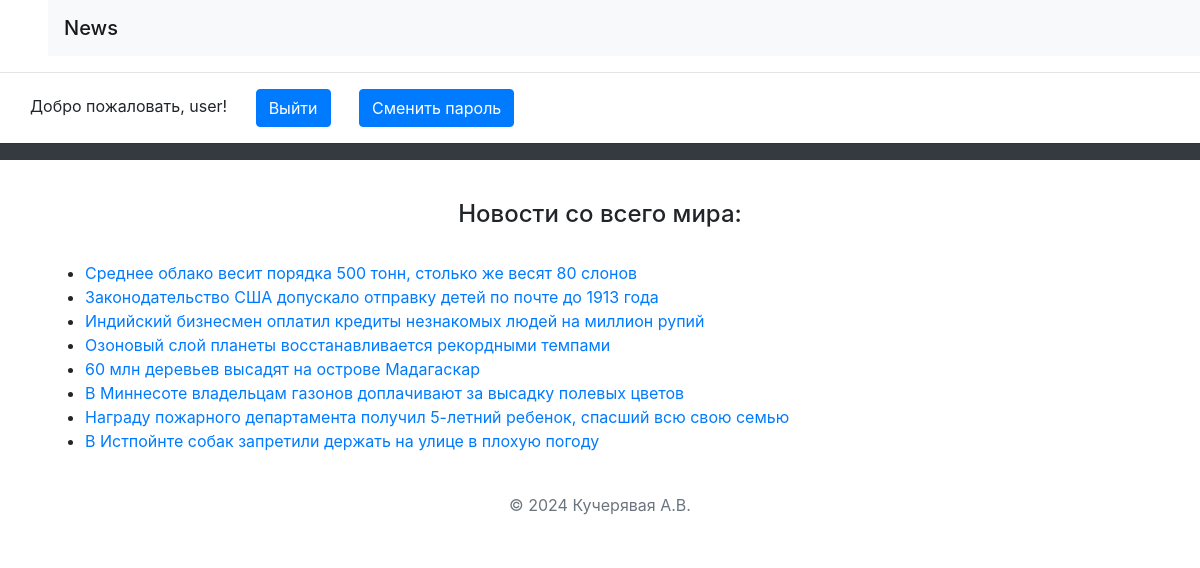
The page /riddles/ (signed in) on the database its author committed.
### riddles/models.py (models this page shows)
class Riddle(models.Model):
    riddle_text = models.CharField(max_length=255)
    pub_date = models.DateTimeField('date published')

### riddles/views.py (the view)
# urls.py: path(r'', views.index, name='index'),
def index(request):
    message = None
    if "message" in request.GET:
        message = request.GET["message"]
    return render(
        request,
        "index.html",
        {
            "latest_riddles":
                Riddle.objects.order_by('-pub_date')[:10],
            "message": message
        }
    )

### templates/index.html (shortened to what this page needs)
<!DOCTYPE html>
<html lang="en">
<head>
</head>
<body>
{% extends 'base.html' %}
{% block main %}
<h4 class="text-center p-4">Новости со всего мира: </h4>
    {% if latest_riddles %}
        <ul>
            {% for riddle in latest_riddles %}
                <li>
                    <a href="/riddles/{{ riddle.id }}/">
                        {{ riddle.riddle_text }}
                    </a>
                </li>
            {% endfor %}
        </ul>
    {% else %}
    <p>Новостей пока нет, но вы можете их создать</p>
{% endif %}
{% endblock %}

### templates/base.html (shortened to what this page needs)
<!doctype html>
<html lang="en">
<head>
<link rel="stylesheet" href="https://stackpath.bootstrapcdn.com/bootstrap/4.1.3/css/bootstrap.min.css"
 />
    <header class="header">
        <nav class="navbar ml-5 navbar-light bg-light">
            <h1 class="navbar-brand mb-0 h1"> News</h1>
        </nav>
        <hr>
        <div class="container-fluid">
            <div class="col-5 col-md-4 col-xl-6">
                {% if user.is_authenticated %}
                    <p>
                        Добро пожаловать, {{ user.username }}!
                        <a class="btn btn-primary me-2 ml-4"  href="/riddles/logout" >Выйти</a>
                        <a class="btn btn-primary me-2 ml-4" href="/riddles/password-change" >Сменить пароль</a>
                    </p>
                {% else %}
                    <p>
                        <a class="btn btn-primary" href="/riddles/login">Вход</a>
                        <a class="btn btn-primary"  href="/riddles/register">Регистрация</a>
                    </p>
                {% endif %}
            </div>
        </div>
    </header>
</head>
<body>
            <hr class="d-block p-2 bg-dark text-white">
            <div class="container min-vh-100">
                <div class="form-signin w-100 m-auto">
                    {% block main %}
                    {% endblock %}
                </div>
            </div>
</body>
<footer class="text-center text-lg-start bg-white text-muted navbar-light bg-light">
    <div class="text-center p-4">
        © 2024 Кучерявая А.В. </div>
</footer>
</html>

### rows shown on the page
Riddle: riddle_text "Среднее облако весит порядка 500 тонн, столько же весят 80 слонов"
Riddle: riddle_text "Законодательство США допускало отправку детей по почте до 1913 года"
Riddle: riddle_text "Индийский бизнесмен оплатил кредиты незнакомых людей на миллион рупий"
Riddle: riddle_text "Озоновый слой планеты восстанавливается рекордными темпами"
Riddle: riddle_text "60 млн деревьев высадят на острове Мадагаскар"
Riddle: riddle_text "В Миннесоте владельцам газонов доплачивают за высадку полевых цветов"
Riddle: riddle_text "Награду пожарного департамента получил 5-летний ребенок, спасший всю свою семью"
Riddle: riddle_text "В Истпойнте собак запретили держать на улице в плохую погоду"

### other values the page prints
{{ user.username }} "user"
